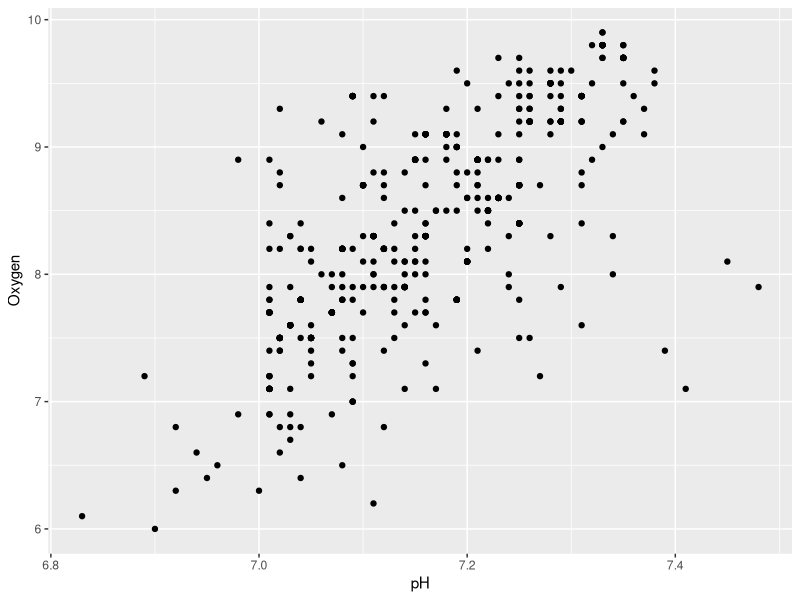
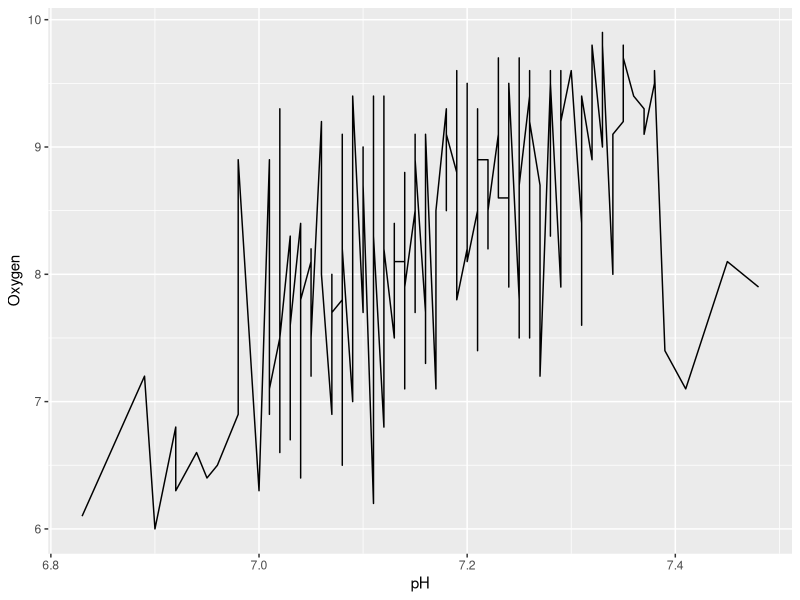
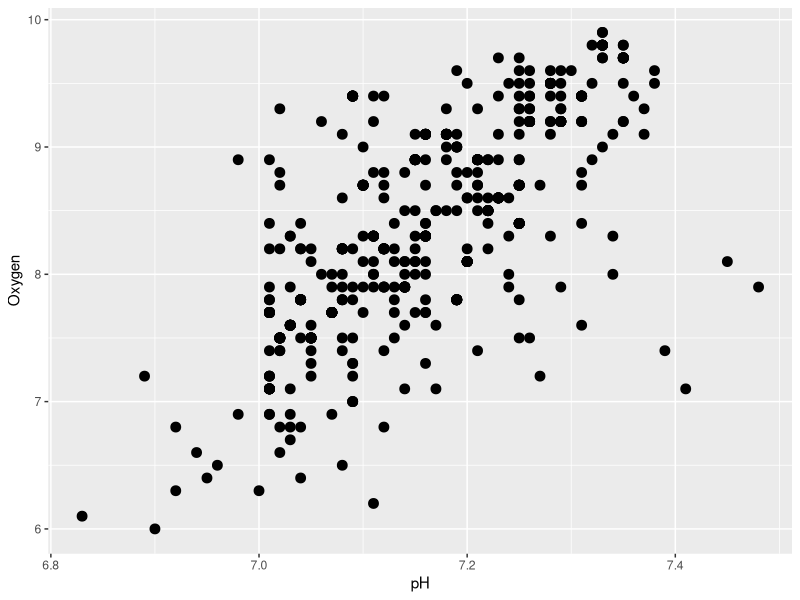
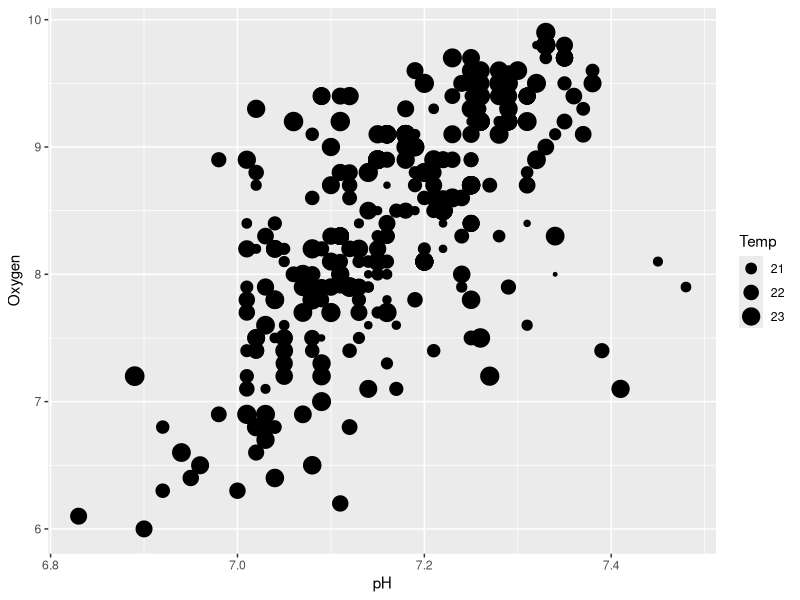
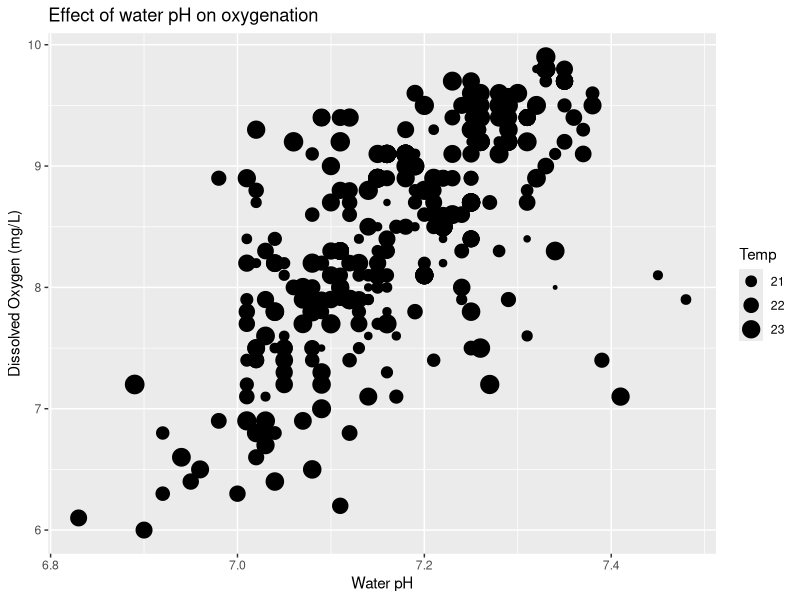
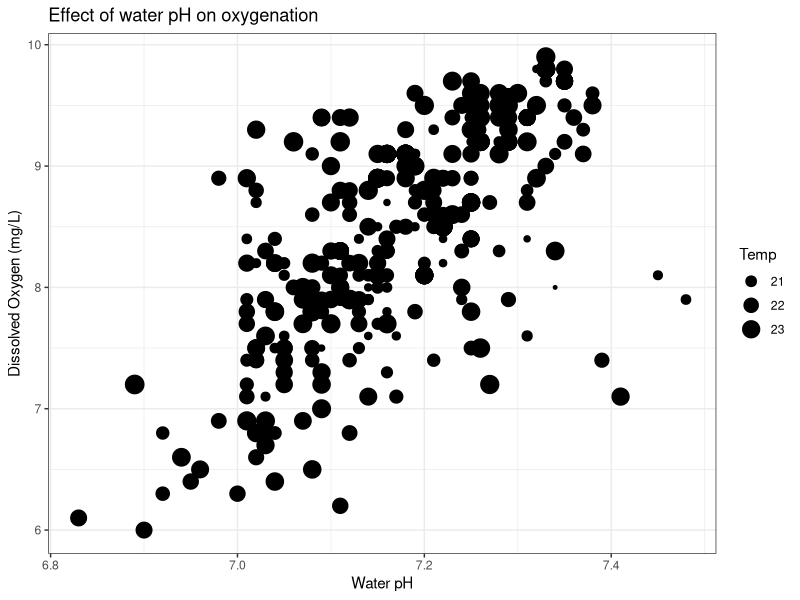
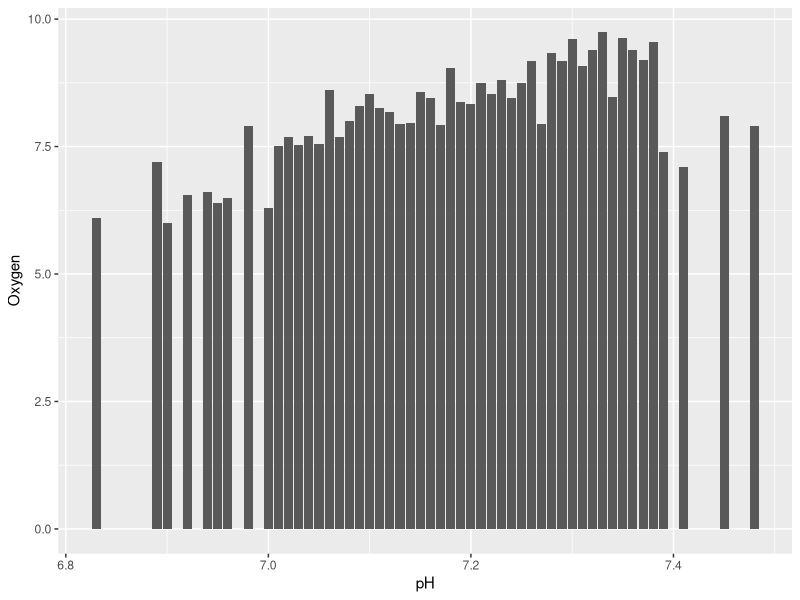
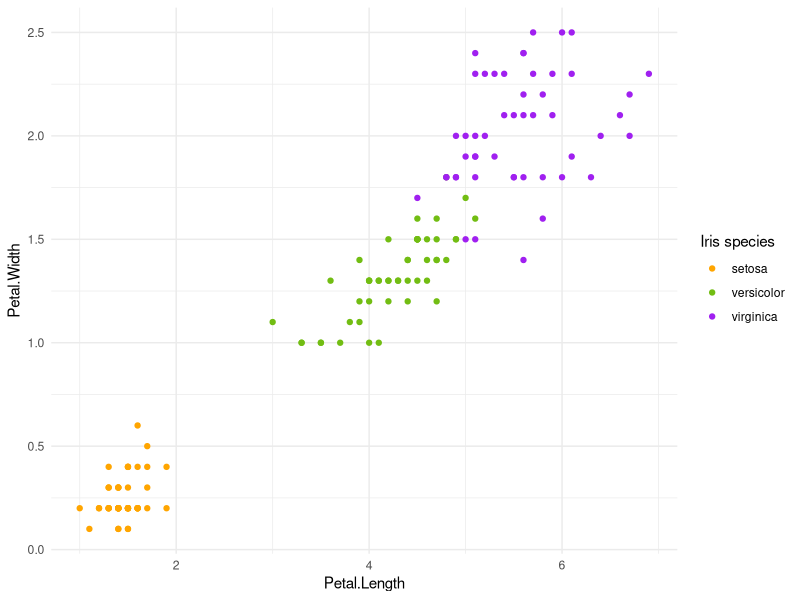

R code for these plots, in order:
# Libraries needed
library(ggplot2)
library(dplyr)
library(readxl)
library(stringr)

# Read + explore the data
water <- read_xlsx("part3_ggplot/Water_Quality.xlsx")

# --- Data mapping
waterPlot <- ggplot(water, aes(x = pH, y = Oxygen))

waterPlot + geom_point()
waterPlot + geom_line()


# --- Plot attributes

# Static
ggplot(water, aes(x = pH, y = Oxygen)) +
  geom_point(size = 3)

# Data driven
ggplot(water, aes(x = pH, y = Oxygen, size = Temp)) +
  geom_point()


# --- Plot theme

# labs
ggplot(water, aes(x = pH, y = Oxygen, size = Temp)) +
  geom_point() +
  labs(
    x = "Water pH",
    y = "Dissolved Oxygen (mg/L)",
    title = "Effect of water pH on oxygenation"
  )

# themes
ggplot(water, aes(x = pH, y = Oxygen, size = Temp)) +
  geom_point() +
  labs(
    x = "Water pH",
    y = "Dissolved Oxygen (mg/L)",
    title = "Effect of water pH on oxygenation"
  ) +
  theme_bw()


# --- Bar charts

# Summarise data first
sumData <- water |>
  group_by(pH) |>
  summarise(Oxygen = mean(Oxygen)) |>
  ungroup()

# Plot the bars
ggplot(sumData, aes(x = pH, y = Oxygen)) +
  geom_bar(stat = "identity")

# try it yourself ...

# --- Saving as image

#(take last water plot and save it to waterPlot)

ggsave(
  filename = "oxygenation.png",
  plot = waterPlot,
  width = 1800,
  height = 900,
  units = "px"
)

# -- R graph gallery

# visit website

### --- EXTRA --- ###
flowers <- iris

# --- Specify colours

# Discrete
ggplot(
  flowers,
  aes(x = Petal.Length, y = Petal.Width, colour = Species)
) +
  geom_point() +
  theme_minimal() +
  # Use a discrete set of colours
  scale_colour_discrete(
    name = "Iris species",
    type = c(setosa = "orange", versicolor = "#72BD13", virginica = "purple")
  )

# Continuous
ggplot(flowers, aes(x = Petal.Length, y = Petal.Width, colour = Sepal.Length)) +
  geom_point() +
  theme_minimal() +
  # Use a colour gradient
  scale_colour_gradientn(
    name = "Sepal Length",
    colours = c("#132B43", "#72BD13", "#ED553B")
  )

# --- Text labels
ggplot(flowers, aes(x = Petal.Length, y = Petal.Width, label = Species)) +
  theme_minimal() +
  geom_text(check_overlap = TRUE)

# --- trend line
ggplot(flowers, aes(x = Petal.Length, y = Petal.Width)) +
  geom_point() +
  theme_minimal() +
  geom_smooth(method = "lm", se = FALSE, colour = "#72BD13")
